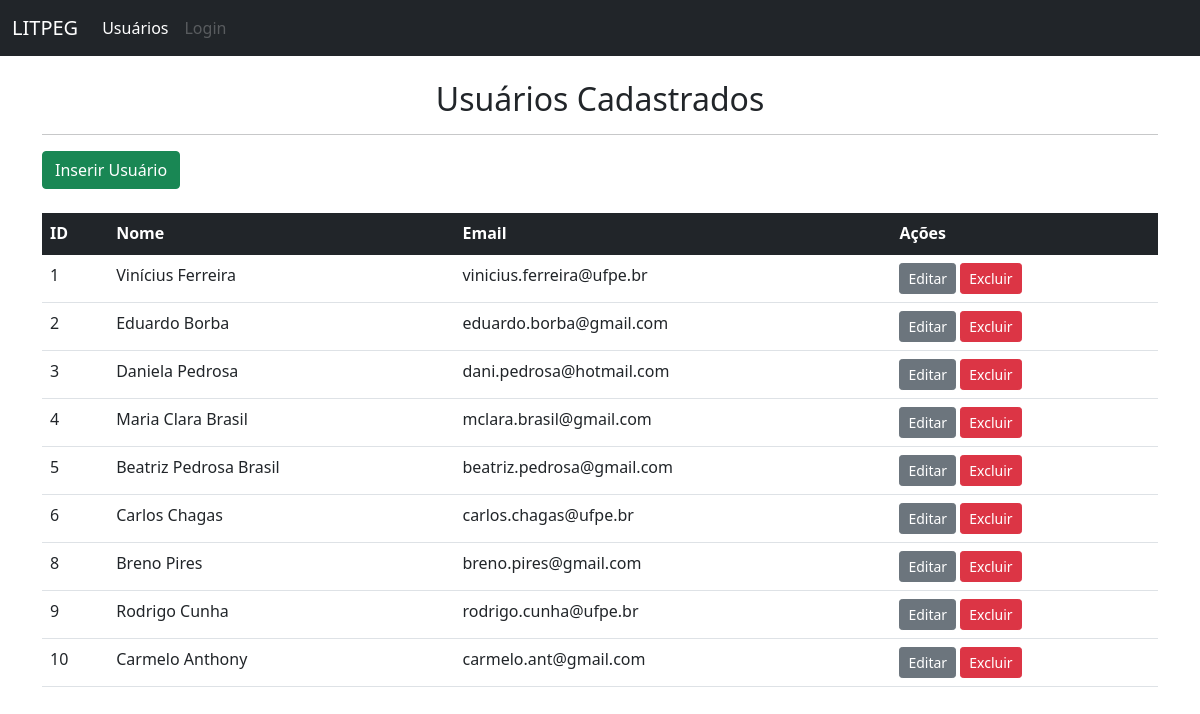
The page / on the database its author committed.
### app.py (models this page shows, shortened)
class Usuario(db.Model):
	id    = db.Column(db.Integer, primary_key=True)
	nome  = db.Column(db.String(80), unique=True, nullable=False)
	email = db.Column(db.String(120), unique=True, nullable=False)

### app.py (the view)
@app.route('/')
def lista_usuarios():
	return render_template('usuarios.html', usuarios=Usuario.query.all())

### templates/usuarios.html
{% extends 'base.html' %}
{% block conteudo %}
<br>
<h2 style="text-align: center;">Usuários Cadastrados</h2>
<hr>
<a href="{{url_for('inserir')}}", class="btn btn-success">Inserir Usuário</a>
<br><br>
<table class="table table-hover">
	<thead class="table-dark">
	    <tr>
			<th scope="col">ID</th>
			<th scope="col">Nome</th>
			<th scope="col">Email</th>
			<th scope="col">Ações</th>
	    </tr>
	</thead>
	<tbody>
		{% for usuario in usuarios %}
		<tr>
			<td>{{usuario.id}}</td>
			<td>{{usuario.nome}}</td>
			<td>{{usuario.email}}</td>
			<td>
				<a href="{{usuario.id}}/editar" class="btn btn-secondary btn-sm">Editar</a>
				<a href="{{usuario.id}}/excluir" class="btn btn-danger btn-sm" onclick="return confirm('Deseja excluir este registro?')">Excluir</a>
			</td>
		</tr>
		{% endfor %}
	</tbody>
</table>
{% endblock conteudo %}

### templates/base.html (shortened to what this page needs)
<!DOCTYPE html>
<html>
<head>
	<link rel="stylesheet" href="https://cdn.jsdelivr.net/npm/bootstrap@5.1.3/dist/css/bootstrap.min.css">
</head>
<body>
	<nav class="navbar navbar-expand-lg navbar-dark bg-dark">
	  <div class="container-fluid">
	    <a class="navbar-brand" href="#">LITPEG</a>
	    <div class="collapse navbar-collapse" id="navbarSupportedContent">
	      <ul class="navbar-nav me-auto mb-2 mb-lg-0">
	        <li class="nav-item active">
	          <a class="nav-link active" aria-current="page" href="{{url_for('lista_usuarios')}}">Usuários</a>
	        </li>
	        <li class="nav-item">
	          <a class="nav-link disabled">Login</a>
	        </li>
	      </ul>
	    </div>
	  </div>
	</nav>
	<div class="container">
		{% block conteudo %}
		{% endblock conteudo %}
	</div>
</body>
</html>

### rows shown on the page
Usuario: id "1", nome "Vinícius Ferreira", email "vinicius.ferreira@ufpe.br"
Usuario: id "2", nome "Eduardo Borba", email "eduardo.borba@gmail.com"
Usuario: id "3", nome "Daniela Pedrosa", email "dani.pedrosa@hotmail.com"
Usuario: id "4", nome "Maria Clara Brasil", email "mclara.brasil@gmail.com"
Usuario: id "5", nome "Beatriz Pedrosa Brasil", email "beatriz.pedrosa@gmail.com"
Usuario: id "6", nome "Carlos Chagas", email "carlos.chagas@ufpe.br"
Usuario: id "8", nome "Breno Pires", email "breno.pires@gmail.com"
Usuario: id "9", nome "Rodrigo Cunha", email "rodrigo.cunha@ufpe.br"
Usuario: id "10", nome "Carmelo Anthony", email "carmelo.ant@gmail.com"
